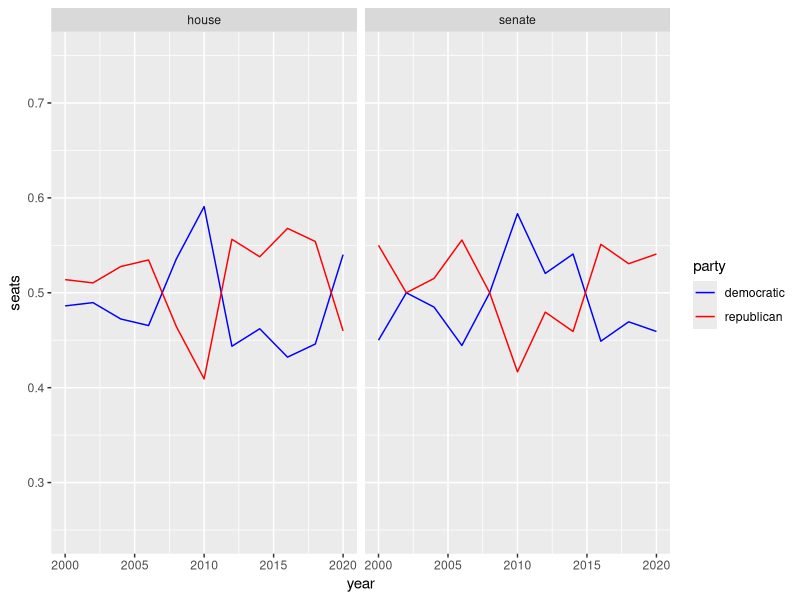
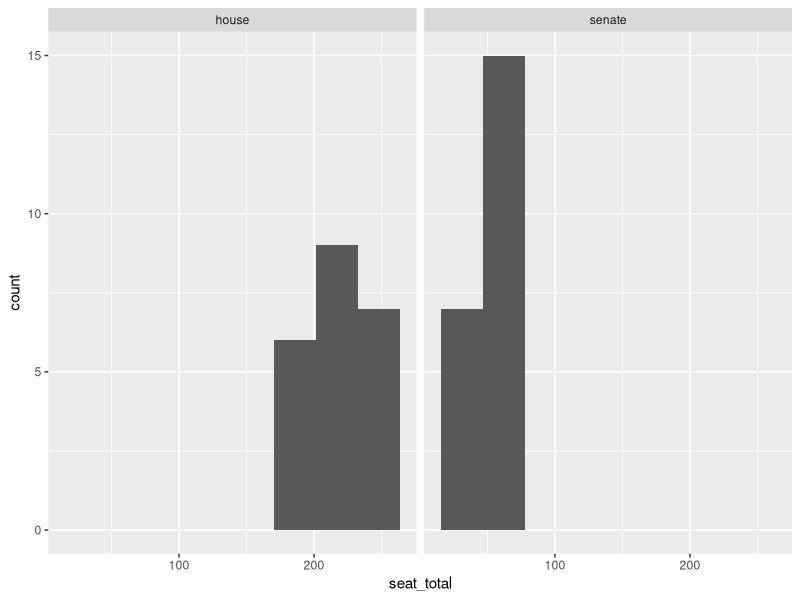
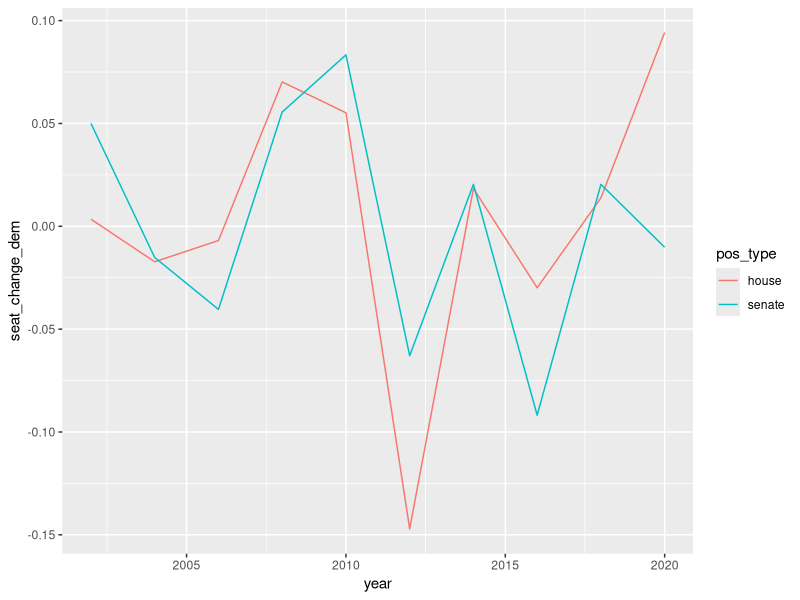

The R script that drew these images, in order:
## ---- chunk 1
library(tidyverse)
knitr::opts_chunk$set(echo = TRUE)
## ---- chunk 2
house_senate_data = read_csv("data/house_senate.csv")

clean_data = house_senate_data %>% 
  pivot_longer(cols = -year, names_to = "position", values_to = "seats") %>% 
  mutate(
    party = gsub("\\_.*", "", position),
    pos_type = gsub(".*\\_", "", substr(position, 1, nchar(position)-2))
  ) %>% 
  group_by(pos_type, year) %>% 
  summarize(party = party,
            seat_total = seats,
            seats = seats / sum(seats),
            .groups = "drop")
clean_data
## ---- chunk 3
ggplot(clean_data, aes(x = year, y = seats, color = party)) + 
  facet_wrap(~pos_type) +
  geom_line() + 
  scale_color_manual(
    values = c("blue", "red")
  ) +
  ylim(c(0.25, .75))
## ---- chunk 4
ggplot(clean_data, aes(x = seat_total)) +
  facet_wrap(~pos_type) + 
  geom_histogram(bins = 8)
## ---- chunk 5
unique_years = clean_data$year %>% unique()
unique_types = clean_data$pos_type %>% unique()

new_tbl = tibble(
  year = numeric(),
  pos_type = character(),
  seat_change_dem = numeric()
)


for (i in seq_along(1:(length(unique_years) - 1))){
  next_year = clean_data %>% filter(year == unique_years[[i+1]], party == "democratic")
  curr_year = clean_data %>% filter(year == unique_years[[i]], party == "democratic")
  for (j in unique_types){
    seat_change = (next_year %>% filter(pos_type == j) %>% pull(seats))[[1]] - (curr_year %>% filter(pos_type == j) %>% pull(seats))[[1]]
    new_tbl = rbind(new_tbl, c(year = unique_years[[i+1]], pos_type = j, seat_change_dem = seat_change))
  }
  
}
colnames(new_tbl) = c("year", "pos_type", "seat_change_dem")

new_tbl = new_tbl %>% 
  mutate(
    year = parse_number(year),
    seat_change_dem = parse_number(seat_change_dem)
  )


new_tbl

## ---- chunk 6
ggplot(new_tbl, aes(x = year, y = seat_change_dem, color = pos_type)) +
  geom_line()
